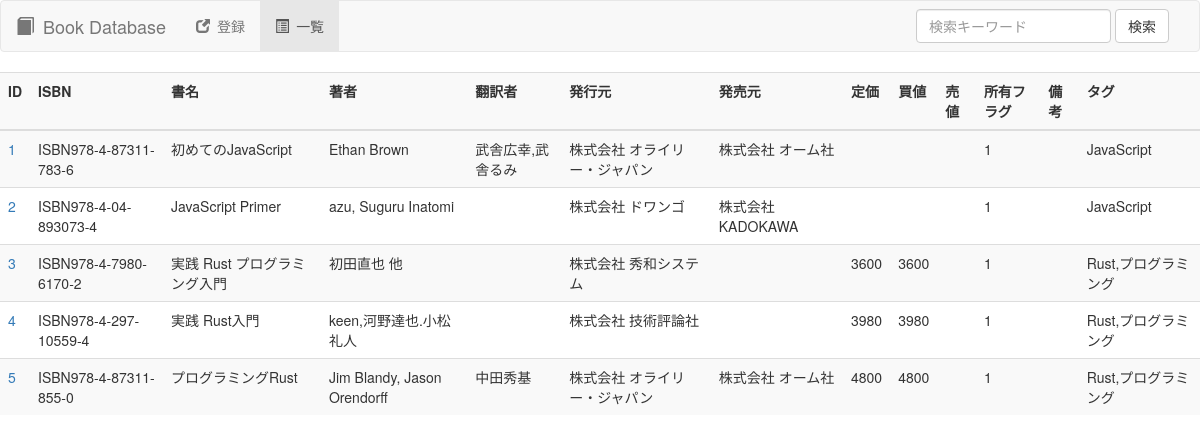
Before: / with the older database file.
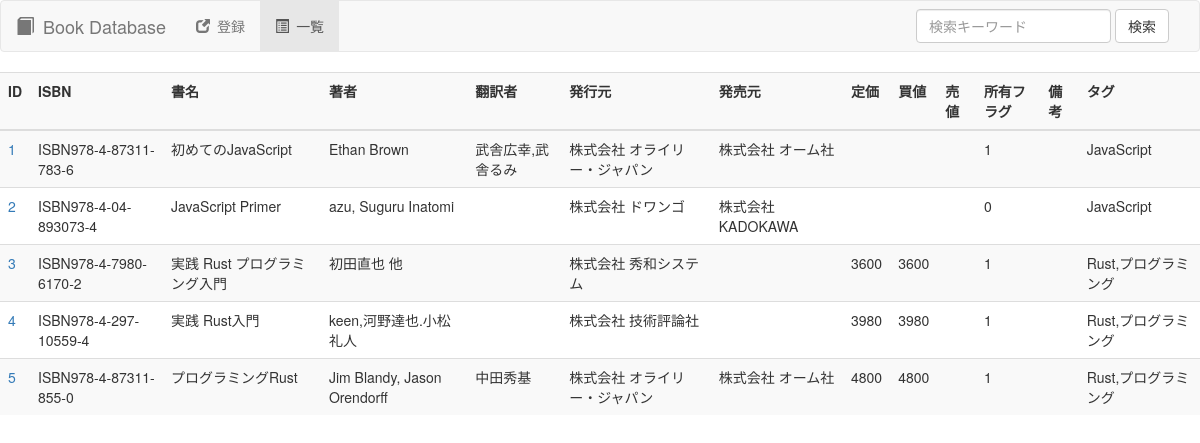
After: the same page with the newer database file.
### tables this page shows
CREATE TABLE books(
                      data_id INTEGER PRIMARY KEY AUTOINCREMENT
                    , isbn TEXT
                    , name TEXT
                    , author TEXT
                    , translator TEXT
                    , publisher TEXT
                    , selling_agency TEXT
                    , original_price INTEGER
                    , bid_price INTEGER
                    , selling_price INTEGER
                    , owned_flg INTEGER
                    , remarks TEXT
                    , tag TEXT
                    , regist_datetime TEXT
                    , update_datetime TEXT
                    , delete_datetime TEXT
                );

### web_book_manage.py (the view)
@app.route('/', methods=['GET'])
def get_index():
    return get_list()

### web_book_manage.py (called while the page is built)
@app.route('/list', methods=['GET'])
def get_list():
    util_db.Book.db_init(db_file)
    list = util_db.Book.select_all(db_file)
    return render_template('web_book_list.html', list=list)

### templates/web_book_list.html (shortened to what this page needs)
<!DOCTYPE html>
<html lang="ja">
	<head>
		<link href="https://maxcdn.bootstrapcdn.com/bootstrap/3.3.1/css/bootstrap.min.css" rel="stylesheet">
	</head>
    <body>
        <nav class="navbar navbar-default">
            <div class="container-fluid">
                <div class="navbar-header">
                    <a class="navbar-brand" href="/list"><span class="glyphicon glyphicon-book" aria-hidden="true"></span>&ensp;Book Database</a>
                </div>
                <div class="collapse navbar-collapse" id="navbarBook">
                    <ul class="nav navbar-nav">
                        <li><a href="/new"><span class="glyphicon glyphicon-new-window" aria-hidden="true"></span>&ensp;登録</a></li>
                        <li class="active"><a href="#"><span class="glyphicon glyphicon-list-alt" aria-hidden="true"></span>&ensp;一覧</a></li>
                    </ul>
                    <form class="navbar-form navbar-right" role="search" method="post" action="/search">
                        <div class="form-group">
                            <input type="text" class="form-control" placeholder="検索キーワード" name="seach_keyword" value="{{ seach_keyword }}" />
                        </div>
                        <button type="submit" class="btn btn-default">検索</button>
                    </form>
                </div>
            </div>
        </nav>
        <div class="table-responsive">
            <table class="table table-striped">
                <thread>
                    <tr>
                        <th>ID</th>
                        <th>ISBN</th>
                        <th>書名</th>
                        <th>著者</th>
                        <th>翻訳者</th>
                        <th>発行元</th>
                        <th>発売元</th>
                        <th>定価</th>
                        <th>買値</th>
                        <th>売値</th>
                        <th>所有フラグ</th>
                        <th>備考</th>
                        <th>タグ</th>
                    </tr>
                </thread>
                <tbody>
                    {% for book in list %}
                    <tr>
                        <td><a href="/detail/{{ book.data_id }}">{{ book.data_id }}</a></td>
                        <td>{{ book.isbn }}</td>
                        <td>{{ book.name }}</td>
                        <td>{{ book.author }}</td>
                        <td>{{ book.translator }}</td>
                        <td>{{ book.publisher }}</td>
                        <td>{{ book.selling_agency }}</td>
                        <td>{{ book.original_price }}</td>
                        <td>{{ book.bid_price }}</td>
                        <td>{{ book.selling_price }}</td>
                        <td>{{ book.owned_flg }}</td>
                        <td>{{ book.remarks }}</td>
                        <td>{{ book.tag }}</td>
                    </tr>
                    {% else %}
                        <td>no entry exist!</td>
                    {% endfor %}
                </tbody>
            </table>
        </div>
    </body>
</html>

Changed rows visible on the page:
changed books "ISBN978-4-04-893073-4": owned_flg "1" → "0"
